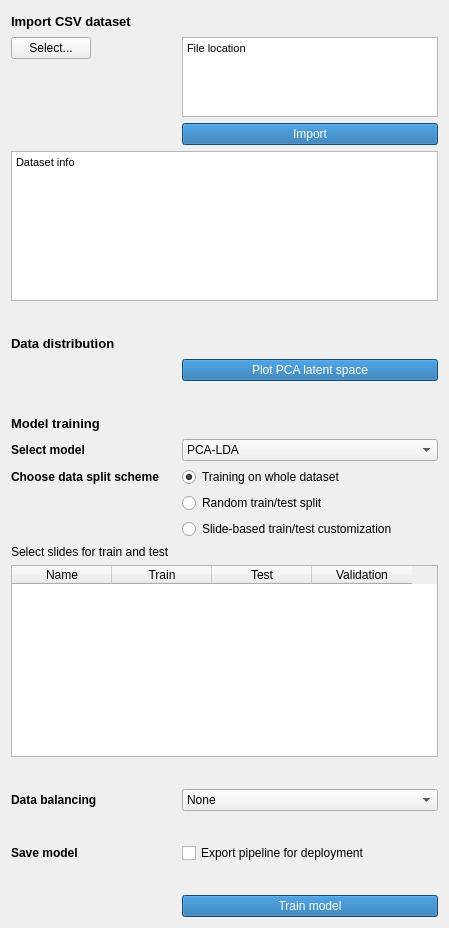
  <widget class="QWidget" name="tab_4">
   <attribute name="title">
    <string>Model training</string>
   </attribute>
   <layout class="QFormLayout" name="formLayout_5">
    <item row="2" column="0">
     <widget class="QLabel" name="label_60">
      <property name="font">
       <font>
        <pointsize>10</pointsize>
        <weight>75</weight>
        <bold>true</bold>
       </font>
      </property>
      <property name="styleSheet">
       <string notr="true"/>
      </property>
      <property name="text">
       <string>Import CSV dataset</string>
      </property>
     </widget>
    </item>
    <item row="2" column="1">
     <spacer name="horizontalSpacer_14">
      <property name="orientation">
       <enum>Qt::Horizontal</enum>
      </property>
      <property name="sizeHint" stdset="0">
       <size>
        <width>40</width>
        <height>20</height>
       </size>
      </property>
     </spacer>
    </item>
    <item row="3" column="0">
     <widget class="QPushButton" name="selectCSV">
      <property name="text">
       <string>Select...</string>
      </property>
     </widget>
    </item>
    <item row="3" column="1">
     <widget class="QTextBrowser" name="csvName">
      <property name="sizePolicy">
       <sizepolicy hsizetype="Expanding" vsizetype="Preferred">
        <horstretch>0</horstretch>
        <verstretch>0</verstretch>
       </sizepolicy>
      </property>
      <property name="maximumSize">
       <size>
        <width>16777215</width>
        <height>80</height>
       </size>
      </property>
      <property name="html">
       <string>&lt;!DOCTYPE HTML PUBLIC &quot;-//W3C//DTD HTML 4.0//EN&quot; &quot;http://www.w3.org/TR/REC-html40/strict.dtd&quot;&gt;
&lt;html&gt;&lt;head&gt;&lt;meta name=&quot;qrichtext&quot; content=&quot;1&quot; /&gt;&lt;style type=&quot;text/css&quot;&gt;
p, li { white-space: pre-wrap; }
&lt;/style&gt;&lt;/head&gt;&lt;body style=&quot; font-family:'MS Shell Dlg 2'; font-size:8.25pt; font-weight:400; font-style:normal;&quot;&gt;
&lt;p style=&quot; margin-top:0px; margin-bottom:0px; margin-left:0px; margin-right:0px; -qt-block-indent:0; text-indent:0px;&quot;&gt;File location&lt;/p&gt;&lt;/body&gt;&lt;/html&gt;</string>
      </property>
     </widget>
    </item>
    <item row="5" column="1">
     <widget class="QPushButton" name="modellingFile">
      <property name="styleSheet">
       <string notr="true">background-color: #1769aa;
color: rgb(255, 255, 255);</string>
      </property>
      <property name="text">
       <string>Import</string>
      </property>
     </widget>
    </item>
    <item row="6" column="0" colspan="2">
     <widget class="QTextBrowser" name="dataInformation_2">
      <property name="sizePolicy">
       <sizepolicy hsizetype="Expanding" vsizetype="Preferred">
        <horstretch>0</horstretch>
        <verstretch>0</verstretch>
       </sizepolicy>
      </property>
      <property name="maximumSize">
       <size>
        <width>16777215</width>
        <height>150</height>
       </size>
      </property>
      <property name="html">
       <string>&lt;!DOCTYPE HTML PUBLIC &quot;-//W3C//DTD HTML 4.0//EN&quot; &quot;http://www.w3.org/TR/REC-html40/strict.dtd&quot;&gt;
&lt;html&gt;&lt;head&gt;&lt;meta name=&quot;qrichtext&quot; content=&quot;1&quot; /&gt;&lt;style type=&quot;text/css&quot;&gt;
p, li { white-space: pre-wrap; }
&lt;/style&gt;&lt;/head&gt;&lt;body style=&quot; font-family:'MS Shell Dlg 2'; font-size:8.25pt; font-weight:400; font-style:normal;&quot;&gt;
&lt;p style=&quot; margin-top:0px; margin-bottom:0px; margin-left:0px; margin-right:0px; -qt-block-indent:0; text-indent:0px;&quot;&gt;Dataset info&lt;/p&gt;&lt;/body&gt;&lt;/html&gt;</string>
      </property>
     </widget>
    </item>
    <item row="7" column="0" colspan="2">
     <spacer name="verticalSpacer_3">
      <property name="orientation">
       <enum>Qt::Vertical</enum>
      </property>
      <property name="sizeType">
       <enum>QSizePolicy::Fixed</enum>
      </property>
      <property name="sizeHint" stdset="0">
       <size>
        <width>20</width>
        <height>20</height>
       </size>
      </property>
     </spacer>
    </item>
    <item row="9" column="0">
     <widget class="QLabel" name="label_62">
      <property name="font">
       <font>
        <pointsize>10</pointsize>
        <weight>75</weight>
        <bold>true</bold>
       </font>
      </property>
      <property name="styleSheet">
       <string notr="true"/>
      </property>
      <property name="text">
       <string>Data distribution</string>
      </property>
     </widget>
    </item>
    <item row="9" column="1">
     <spacer name="horizontalSpacer_15">
      <property name="orientation">
       <enum>Qt::Horizontal</enum>
      </property>
      <property name="sizeHint" stdset="0">
       <size>
        <width>40</width>
        <height>20</height>
       </size>
      </property>
     </spacer>
    </item>
    <item row="10" column="1">
     <widget class="QPushButton" name="distributionPCA">
      <property name="styleSheet">
       <string notr="true">background-color: #1769aa;
color: rgb(255, 255, 255);</string>
      </property>
      <property name="text">
       <string>Plot PCA latent space</string>
      </property>
     </widget>
    </item>
    <item row="11" column="0" colspan="2">
     <spacer name="verticalSpacer_23">
      <property name="orientation">
       <enum>Qt::Vertical</enum>
      </property>
      <property name="sizeType">
       <enum>QSizePolicy::Fixed</enum>
      </property>
      <property name="sizeHint" stdset="0">
       <size>
        <width>20</width>
        <height>20</height>
       </size>
      </property>
     </spacer>
    </item>
    <item row="12" column="0">
     <widget class="QLabel" name="label_63">
      <property name="font">
       <font>
        <pointsize>10</pointsize>
        <weight>75</weight>
        <bold>true</bold>
       </font>
      </property>
      <property name="styleSheet">
       <string notr="true"/>
      </property>
      <property name="text">
       <string>Model training</string>
      </property>
     </widget>
    </item>
    <item row="12" column="1">
     <spacer name="horizontalSpacer_16">
      <property name="orientation">
       <enum>Qt::Horizontal</enum>
      </property>
      <property name="sizeHint" stdset="0">
       <size>
        <width>40</width>
        <height>20</height>
       </size>
      </property>
     </spacer>
    </item>
    <item row="14" column="0">
     <widget class="QLabel" name="label_71">
      <property name="font">
       <font>
        <weight>75</weight>
        <bold>true</bold>
       </font>
      </property>
      <property name="styleSheet">
       <string notr="true"/>
      </property>
      <property name="text">
       <string>Select model</string>
      </property>
     </widget>
    </item>
    <item row="14" column="1">
     <widget class="QComboBox" name="ModelSelectCombobox">
      <item>
       <property name="text">
        <string>PCA-LDA</string>
       </property>
      </item>
      <item>
       <property name="text">
        <string>SVM</string>
       </property>
      </item>
      <item>
       <property name="text">
        <string>Random Forest</string>
       </property>
      </item>
      <item>
       <property name="text">
        <string>PLS-DA</string>
       </property>
      </item>
     </widget>
    </item>
    <item row="17" column="0">
     <widget class="QLabel" name="label_78">
      <property name="font">
       <font>
        <weight>75</weight>
        <bold>true</bold>
       </font>
      </property>
      <property name="styleSheet">
       <string notr="true"/>
      </property>
      <property name="text">
       <string>Choose data split scheme     </string>
      </property>
     </widget>
    </item>
    <item row="17" column="1">
     <widget class="QRadioButton" name="allTrain">
      <property name="text">
       <string>Training on whole dataset</string>
      </property>
      <property name="checkable">
       <bool>true</bool>
      </property>
      <property name="checked">
       <bool>true</bool>
      </property>
      <property name="autoRepeat">
       <bool>false</bool>
      </property>
     </widget>
    </item>
    <item row="18" column="1">
     <widget class="QRadioButton" name="randomSplit">
      <property name="text">
       <string>Random train/test split</string>
      </property>
      <property name="checkable">
       <bool>true</bool>
      </property>
      <property name="autoRepeat">
       <bool>false</bool>
      </property>
     </widget>
    </item>
    <item row="19" column="1">
     <widget class="QRadioButton" name="customSplit">
      <property name="text">
       <string>Slide-based train/test customization</string>
      </property>
     </widget>
    </item>
    <item row="20" column="0" colspan="2">
     <widget class="QLabel" name="namesTableLabel">
      <property name="styleSheet">
       <string notr="true"/>
      </property>
      <property name="text">
       <string>Select slides for train and test</string>
      </property>
     </widget>
    </item>
    <item row="21" column="0" colspan="2">
     <widget class="QTableWidget" name="namesTable">
      <column>
       <property name="text">
        <string>Name</string>
       </property>
      </column>
      <column>
       <property name="text">
        <string>Train</string>
       </property>
      </column>
      <column>
       <property name="text">
        <string>Test</string>
       </property>
      </column>
      <column>
       <property name="text">
        <string>Validation</string>
       </property>
      </column>
     </widget>
    </item>
    <item row="25" column="0">
     <widget class="QLabel" name="label_79">
      <property name="font">
       <font>
        <weight>75</weight>
        <bold>true</bold>
       </font>
      </property>
      <property name="styleSheet">
       <string notr="true"/>
      </property>
      <property name="text">
       <string>Save model</string>
      </property>
     </widget>
    </item>
    <item row="25" column="1">
     <widget class="QCheckBox" name="saveModelcheckBox">
      <property name="text">
       <string>Export pipeline for deployment</string>
      </property>
      <property name="checked">
       <bool>false</bool>
      </property>
     </widget>
    </item>
    <item row="26" column="0" colspan="2">
     <spacer name="verticalSpacer_8">
      <property name="orientation">
       <enum>Qt::Vertical</enum>
      </property>
      <property name="sizeType">
       <enum>QSizePolicy::Fixed</enum>
      </property>
      <property name="sizeHint" stdset="0">
       <size>
        <width>20</width>
        <height>20</height>
       </size>
      </property>
     </spacer>
    </item>
    <item row="27" column="1">
     <widget class="QPushButton" name="trainModel">
      <property name="styleSheet">
       <string notr="true">background-color: #1769aa;
color: rgb(255, 255, 255);</string>
      </property>
      <property name="text">
       <string>Train model</string>
      </property>
     </widget>
    </item>
    <item row="23" column="0">
     <widget class="QLabel" name="label_83">
      <property name="font">
       <font>
        <weight>75</weight>
        <bold>true</bold>
       </font>
      </property>
      <property name="styleSheet">
       <string notr="true"/>
      </property>
      <property name="text">
       <string>Data balancing</string>
      </property>
     </widget>
    </item>
    <item row="23" column="1">
     <widget class="QComboBox" name="BalanceComBox">
      <item>
       <property name="text">
        <string>None</string>
       </property>
      </item>
      <item>
       <property name="text">
        <string>down-sample</string>
       </property>
      </item>
      <item>
       <property name="text">
        <string>mid-sample</string>
       </property>
      </item>
      <item>
       <property name="text">
        <string>up-sample</string>
       </property>
      </item>
     </widget>
    </item>
    <item row="24" column="0" colspan="2">
     <spacer name="verticalSpacer_26">
      <property name="orientation">
       <enum>Qt::Vertical</enum>
      </property>
      <property name="sizeType">
       <enum>QSizePolicy::Fixed</enum>
      </property>
      <property name="sizeHint" stdset="0">
       <size>
        <width>20</width>
        <height>20</height>
       </size>
      </property>
     </spacer>
    </item>
    <item row="22" column="0" colspan="2">
     <spacer name="verticalSpacer_27">
      <property name="orientation">
       <enum>Qt::Vertical</enum>
      </property>
      <property name="sizeType">
       <enum>QSizePolicy::Fixed</enum>
      </property>
      <property name="sizeHint" stdset="0">
       <size>
        <width>20</width>
        <height>20</height>
       </size>
      </property>
     </spacer>
    </item>
   </layout>
  </widget>
